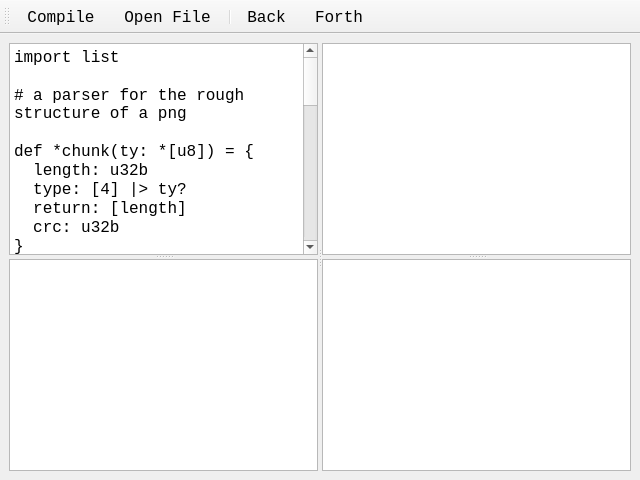
<?xml version="1.0" encoding="UTF-8"?>
<ui version="4.0">
 <class>YphbtWindow</class>
 <widget class="QMainWindow" name="YphbtWindow">
  <property name="geometry">
   <rect>
    <x>0</x>
    <y>0</y>
    <width>640</width>
    <height>480</height>
   </rect>
  </property>
  <property name="font">
   <font>
    <family>Monospace</family>
    <pointsize>12</pointsize>
   </font>
  </property>
  <property name="windowTitle">
   <string>yphbt</string>
  </property>
  <widget class="QWidget" name="centralwidget">
   <layout class="QHBoxLayout" name="horizontalLayout">
    <item>
     <widget class="QSplitter" name="splitter_3">
      <property name="orientation">
       <enum>Qt::Horizontal</enum>
      </property>
      <widget class="QSplitter" name="splitter_2">
       <property name="orientation">
        <enum>Qt::Vertical</enum>
       </property>
       <widget class="SourceEditor" name="plainTextEdit">
        <property name="plainText">
         <string>import list

# a parser for the rough structure of a png

def *chunk(ty: *[u8]) = {
  length: u32b
  type: [4] |&gt; ty?
  return: [length]
  crc: u32b
}

def *head = {
  width: u32b
  height: u32b
  bit_depth: u8
  color_type: u8
  compression_method: u8
  filter_method: u8
  interlace_method: u8
}

export
def *main = {
  [1], /PNG/, /\r\n/, /\x1A/, /\n/

  header: chunk(/IHDR/)! |&gt; head

  chunks: list.list({
    | palette: chunk(/PLTE/)?
    | data: chunk(/IDAT/)?
    | optional: chunk(/[a-z]/)?
  })
  chunk(/IEND/)!
}
</string>
        </property>
       </widget>
       <widget class="CompilerErrorView" name="errorView">
        <property name="enabled">
         <bool>true</bool>
        </property>
        <property name="font">
         <font>
          <family>DejaVu Sans Mono</family>
          <pointsize>12</pointsize>
          <italic>false</italic>
          <bold>false</bold>
         </font>
        </property>
        <property name="lineWrapMode">
         <enum>QTextEdit::NoWrap</enum>
        </property>
        <property name="readOnly">
         <bool>true</bool>
        </property>
        <property name="textInteractionFlags">
         <set>Qt::TextSelectableByMouse</set>
        </property>
       </widget>
      </widget>
      <widget class="QSplitter" name="splitter">
       <property name="orientation">
        <enum>Qt::Vertical</enum>
       </property>
       <widget class="HexTableView" name="tableView">
        <property name="verticalScrollBarPolicy">
         <enum>Qt::ScrollBarAsNeeded</enum>
        </property>
        <property name="alternatingRowColors">
         <bool>true</bool>
        </property>
        <property name="selectionMode">
         <enum>QAbstractItemView::NoSelection</enum>
        </property>
        <property name="showGrid">
         <bool>false</bool>
        </property>
        <attribute name="horizontalHeaderVisible">
         <bool>false</bool>
        </attribute>
        <attribute name="horizontalHeaderDefaultSectionSize">
         <number>50</number>
        </attribute>
        <attribute name="verticalHeaderVisible">
         <bool>true</bool>
        </attribute>
        <attribute name="verticalHeaderHighlightSections">
         <bool>false</bool>
        </attribute>
       </widget>
       <widget class="QTreeView" name="treeView"/>
      </widget>
     </widget>
    </item>
   </layout>
  </widget>
  <widget class="QToolBar" name="toolBar">
   <property name="windowTitle">
    <string>toolBar</string>
   </property>
   <attribute name="toolBarArea">
    <enum>TopToolBarArea</enum>
   </attribute>
   <attribute name="toolBarBreak">
    <bool>false</bool>
   </attribute>
   <addaction name="actionCompile"/>
   <addaction name="actionLoadFile"/>
   <addaction name="separator"/>
   <addaction name="actionBack"/>
   <addaction name="actionForth"/>
  </widget>
  <action name="actionCompile">
   <property name="text">
    <string>Compile</string>
   </property>
   <property name="shortcut">
    <string>Ctrl+S</string>
   </property>
  </action>
  <action name="actionLoadFile">
   <property name="text">
    <string>Open File</string>
   </property>
   <property name="shortcut">
    <string>Ctrl+O</string>
   </property>
  </action>
  <action name="actionBack">
   <property name="text">
    <string>Back</string>
   </property>
   <property name="shortcut">
    <string>Ctrl+Z</string>
   </property>
  </action>
  <action name="actionForth">
   <property name="text">
    <string>Forth</string>
   </property>
   <property name="shortcut">
    <string>Ctrl+R</string>
   </property>
  </action>
  <action name="actionEnsizen">
   <property name="text">
    <string>+</string>
   </property>
   <property name="shortcut">
    <string>Ctrl+=</string>
   </property>
  </action>
  <action name="actionDesizen">
   <property name="text">
    <string>-</string>
   </property>
   <property name="shortcut">
    <string>Ctrl+-</string>
   </property>
  </action>
 </widget>
 <customwidgets>
  <customwidget>
   <class>HexTableView</class>
   <extends>QTableView</extends>
   <header>hexview.hpp</header>
  </customwidget>
  <customwidget>
   <class>CompilerErrorView</class>
   <extends>QTextEdit</extends>
   <header>compiler_error_view.hpp</header>
  </customwidget>
  <customwidget>
   <class>SourceEditor</class>
   <extends>QPlainTextEdit</extends>
   <header>sourceeditor.hpp</header>
  </customwidget>
 </customwidgets>
 <resources/>
 <connections/>
</ui>
